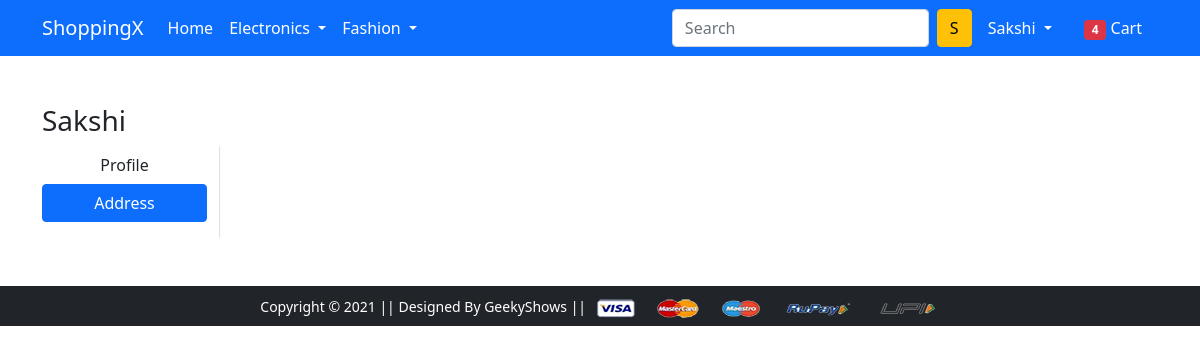
Before: /address/ (signed in) with the older database file.
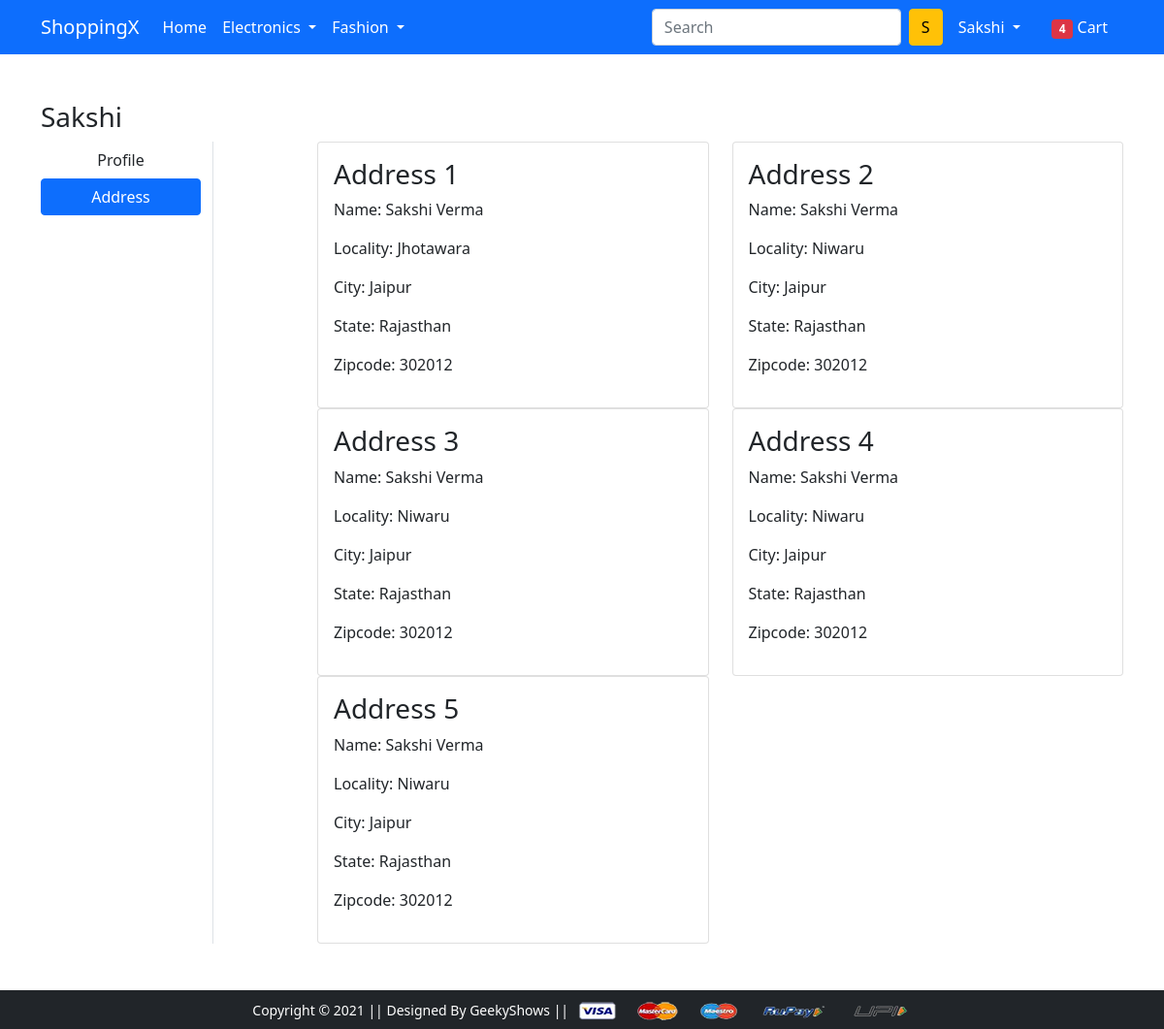
After: the same page with the newer database file.
### app/models.py (models this page shows, shortened)
class Customer(models.Model):
    user = models.ForeignKey(User, on_delete=models.CASCADE)
    name = models.CharField(max_length=50)
    locality = models.CharField(max_length=200)
    city = models.CharField(max_length=50)
    zipcode = models.IntegerField()
    state = models.CharField(choices=State_Choice, max_length=50)

### app/views.py (the view)
# urls.py: path('address/', views.address, name='address'),
@login_required
def address(request):
    add = Customer.objects.filter(user=request.user)
    return render(request, 'app/address.html',{'add': add , 'active':'btn-primary' })

### templates/app/address.html (shortened to what this page needs)
{% extends 'app/base.html' %}
{% load static %}
{% block main-content %}
<div class="container my-5">
 <div class="row">
 <h3><span class='text-capitalize'>{{request.user}}</span></h3>
  <div class="col-sm-2 border-end">
   <ul class="list-unstyled">
    <li class="d-grid"><a href="{% url 'profile' %}" class="btn ">Profile</a></li>
    <li class="d-grid"><a href="{% url 'address' %}" class="btn {{active}}" >Address</a></li>
   </ul>
  </div>
  <div class="col-sm-9 offset-sm-1">
   <div class="row">
    {% for ad in add %}
    <div class="col-sm-6">
     <div class="card">
      <div class="card-body">
       <h3>Address {{forloop.counter}}</h3>
       <p>Name: {{ad.name}}</p>
       <p>Locality: {{ad.locality}}</p>
       <p>City: {{ad.city}}</p>
       <p>State: {{ad.state}}</p>
       <p>Zipcode: {{ad.zipcode}}</p>
      </div>
     </div>
    </div>
    {% endfor %}
   </div>
  </div>
 </div>
</div>
{% endblock main-content %}

Changed rows visible on the page:
added Customer: name "Sakshi Verma", locality "Jhotawara", city "Jaipur", state "Rajasthan", zipcode "302012"
added Customer: name "Sakshi Verma", locality "Niwaru", city "Jaipur", state "Rajasthan", zipcode "302012"
added Customer: name "Sakshi Verma", locality "Niwaru", city "Jaipur", state "Rajasthan", zipcode "302012"
added Customer: name "Sakshi Verma", locality "Niwaru", city "Jaipur", state "Rajasthan", zipcode "302012"
added Customer: name "Sakshi Verma", locality "Niwaru", city "Jaipur", state "Rajasthan", zipcode "302012"
